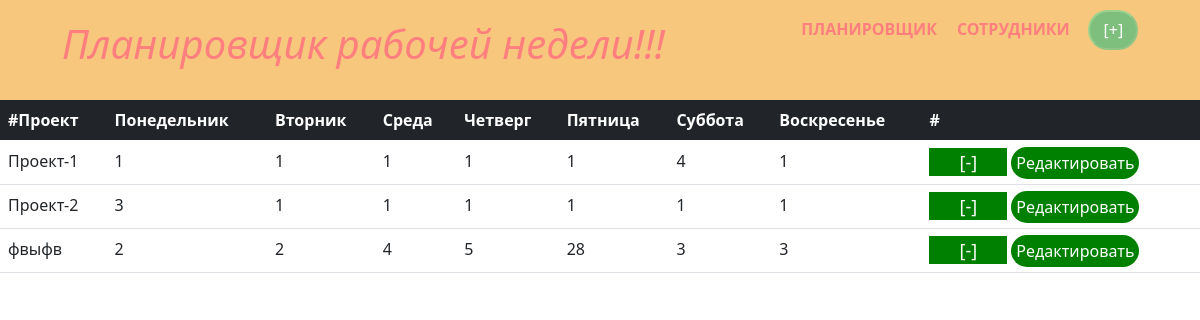
Before: / with the older database file.
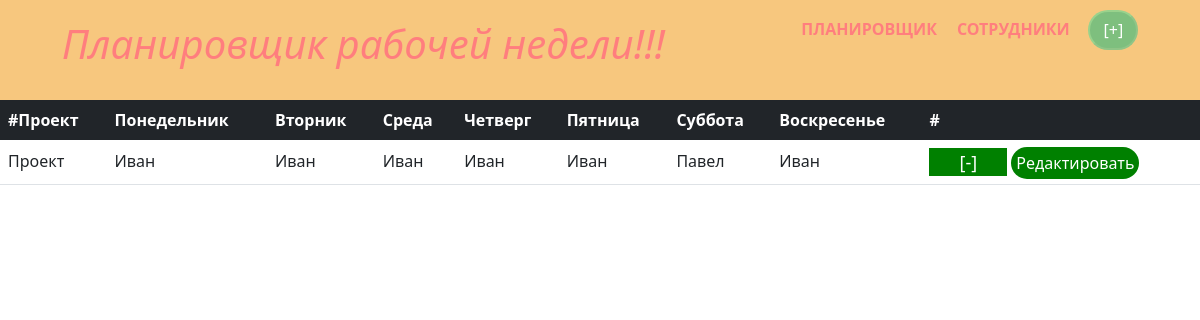
After: the same page with the newer database file.
### tables this page shows
CREATE TABLE `project` (
  `idP` int(5) NOT NULL COMMENT 'Ключ',
  `work` varchar(35) NOT NULL COMMENT 'Название проекта',
  `Monday` varchar(50) NOT NULL,
  `Tuesday` varchar(50) NOT NULL,
  `Wednesday` varchar(50) NOT NULL,
  `Thursday` varchar(50) NOT NULL,
  `Friday` varchar(50) NOT NULL,
  `Saturday` varchar(50) NOT NULL,
  `Sunday` varchar(50) NOT NULL
);

### beckend/project.php (called while the page is built, shortened)
<?php
include "config.php";
$sql = $pdo -> prepare(" SELECT * FROM project ");
$sql -> execute();
$result = $sql -> fetchAll();

### index.php (the view, shortened to what this page needs)
<?php
    include_once("beckend/project.php");;
?>
<!DOCTYPE html>
<html lang="ru">
    <head>
        <link rel="stylesheet" href="./css/style.css" type="text/css">
        <link href="https://cdn.jsdelivr.net/npm/bootstrap@5.0.1/dist/css/bootstrap.min.css" rel="stylesheet">
    </head>
    <body>
        <header class="header" id="header">
            <h1 class="title">Планировщик рабочей недели!!!</h1>
            <div class="header_Nav">
              <div class="btn">
                  <a class="clickbtn" href="index.php">Планировщик</a>
                </div>
                <div class="btn">
                    <a class="clickbtn" href="sotrudnic.php">Сотрудники</a>
                </div>
                <div class="btnadd">
                    <form action="" method="POST">
                        <input class="plusProject" type="button" value="[+]" data-toggle="modal" data-target="#Modal">
                    </form>
                </div>
              </div>
        </header>
        <section class="cont">
            <section class="colCont">
                <div class="centerios">
                    <div class="infor">
                        <table class="table" id="tbl">
                            <thead class="table-dark">
                                <tr>
                                    <th scope="col">#Проект</th>
                                    <th scope="col">Понедельник</th>
                                    <th scope="col">Вторник</th>
                                    <th scope="col">Среда</th>
                                    <th scope="col">Четверг</th>
                                    <th scope="col">Пятница</th>
                                    <th scope="col">Суббота</th>
                                    <th scope="col">Воскресенье</th>
                                    <th scope="col">#</th>
                                </tr>
                            </thead>
                            <tbody>
                              <?php foreach ($result as $value) { ?>
                                <tr>
                                    <td><?=$value["work"]?></td>
                                    <td><?=$value["Monday"]?></td>
                                    <td><?=$value["Tuesday"]?></td>
                                    <td><?=$value["Wednesday"]?></td>
                                    <td><?=$value["Thursday"]?></td>
                                    <td><?=$value["Friday"]?></td>
                                    <td><?=$value["Saturday"]?></td>
                                    <td><?=$value["Sunday"]?></td>
                                    <td>
                                      <a href="?delete=<?=$value['work'] ?>"  data-toggle="modal" class="minus" data-target="#deleteModal<?=$value['idP'] ?>">[-]</a>
                                      <a href="?edit=<?=$value['work'] ?>" class="edit" data-toggle="modal" data-target="#editModal<?=$value['idP'] ?>">Редактировать</a>
                                    </td>
                                </tr> <?php } ?>
                            </tbody>
                        </table>
                    </div>
                </div>
            </section>
        </section>
    </body>
</html>

### css/style.css (style rules this page uses)
body { margin: 0; font-family: 'Noto Sans JP', sans-serif; }
.header { width: 100%; height: 100px; background: #f19100; opacity: 0.5; display: flex; justify-content: space-around; }
.header_Nav { display: flex; justify-content: start; }
.title { font-size: 40px; font-style: italic; color: red; margin-top: 0; text-align: center; padding-top: 20px; }
.cont { width: 100%; height: 100%; background-color: white; }
.btn { margin-top: 10px; width: 150px; text-align: center; }
.clickbtn { text-decoration: none; color: red; font-weight: bold; text-transform: uppercase; border-radius: 50px; transition: color 0.5s linear; transition: background 0.4s ease; transition: box-shadow 0.4s ease; }
.centerios { width: 100%; height: 100%; display: flex; justify-content: center; }
.plusProject { margin-top: 10px; background-color: green; border-radius: 20px; width: 50px; height: 40px; border-color: rgba(174, 255, 92, 0.3); color: white; transition: background 0.4s ease, color 0.5s linear; }
.infor { width: 100%; height: 100%; }
.edit { text-decoration: none; color: white; background-color: green; padding: 5px; border-radius: 50px; }
.minus { text-decoration: none; color: white; background-color: green; font-size: 18px; padding: 2px 30px; }

Changed rows visible on the page:
removed project: work "Проект-1", Monday "1", Tuesday "1", Wednesday "1", Thursday "1", Friday "1", Saturday "4", Sunday "1"
removed project: work "Проект-2", Monday "3", Tuesday "1", Wednesday "1", Thursday "1", Friday "1", Saturday "1", Sunday "1"
removed project: work "фвыфв", Monday "2", Tuesday "2", Wednesday "4", Thursday "5", Friday "28", Saturday "3", Sunday "3"
added project: work "Проект", Monday "Иван", Tuesday "Иван", Wednesday "Иван", Thursday "Иван", Friday "Иван", Saturday "Павел", Sunday "Иван"
